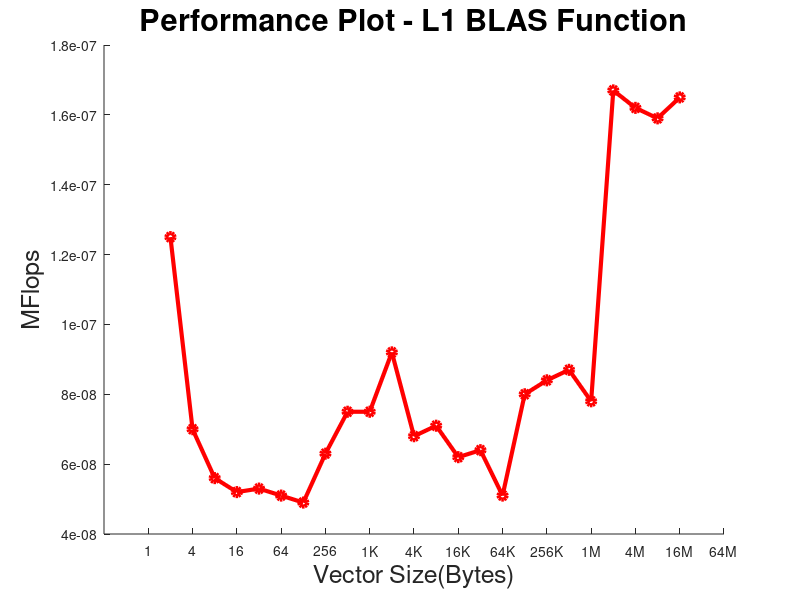

Write the MATLAB code that produced this figure.
clear all; close all; clc;

%Loading the data files
p4gcc = load('Run1.dat');
p4intel = load('Run2.dat');
p4cblas = load('Run3.dat');
p4mkl = load('Run4.dat');

%Calculating the log values of vector size, consider base 4
p4gcc(:,3) = (log(p4gcc(:,1))/log(4));
p4intel(:,3) = (log(p4intel(:,1))/log(4));
p4cblas(:,3) = (log(p4cblas(:,1))/log(4));
p4mkl(:,3) = (log(p4mkl(:,1))/log(4));

figure(1);
% plot(p4gcc(:,3), p4gcc(:,2), 'o-b', 'LineWidth' ,3)
hold on
plot(p4intel(:,3), p4intel(:,2), 'o-r', 'LineWidth' ,3)
% plot(p4cblas(:,3),p4cblas(:,2), 'o-g', 'LineWidth' ,3)
% plot(p4mkl(:,3),p4mkl(:,2), 'o-k', 'LineWidth' ,3)
title('Performance Plot - L1 BLAS Function', 'FontSize', 22);
xlabel('Vector Size(Bytes)', 'FontSize', 18);
ylabel('MFlops', 'FontSize', 18);
% legend('GCC Compiler', 'CBLAS Library', 'MKL Library', 'Location', 'northwest');
set(gca, 'XTick', [1 2 3 4 5 6 7 8 9 10 11 12 13 14]);
set(gca, 'XTickLabel', {'1', '4', '16', '64', '256', '1K', '4K', '16K', '64K', '256K', '1M', '4M', '16M', '64M'});